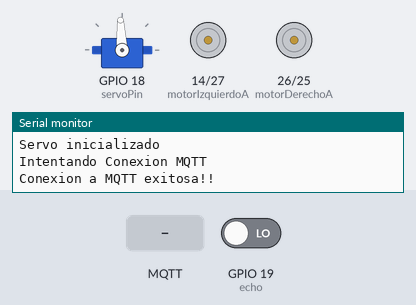
The program below on a simulated ESP32. Parts: servo, motor-driver pin pairs drawn as motors (green arrow = first pin HIGH = forward, orange = second pin HIGH = backward, longer = more drive, scaled by the enable pin), the last lines printed to the serial monitor. The inputs (shaded band) are chosen by the test bench; at power-on: GPIO 19 (echo) LOW. WiFi joins after 1.5 s; servers stay silent unless stated; random numbers use the default seed unless the program sets one; no MQTT or app messages arrive unless stated; servo pulses on a pin are drawn as a servo (544–2400 µs = 0–180°).

Above: at 7.7 s.
7.8 s: MQTT message "servo_" arrives on the first subscribed topic
At 9.6 s:
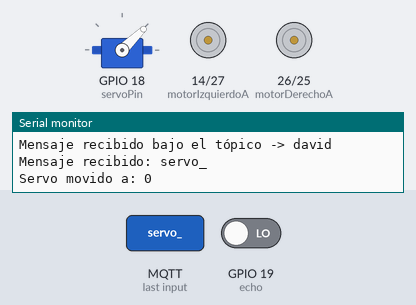
10.5 s: MQTT message "motor_" arrives on the first subscribed topic
13.2 s: MQTT message "adelante" arrives on the first subscribed topic
Timing chart, 0 to 16.2 s (numbered marks = the images above; inputs shaded):
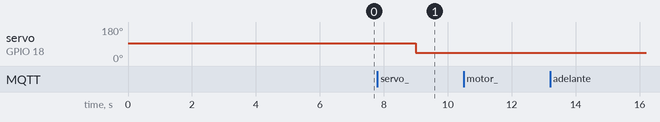

Measured:
- after the input at 7.8 s, servo on GPIO 18 (servoPin): 93° → 44° after 1.2 s

The program:

main.cpp
```cpp
#include <Arduino.h>
#include <WiFi.h>
#include <SPI.h>
#include <Wire.h>
#include <Adafruit_GFX.h>
#include <Adafruit_SSD1306.h>
#include <PubSubClient.h>
#include <ESP32Servo.h>

const int ledChannel =0;
const int ledChanne2 =1;

// Pines para los servos
const int servoPin = 18; // Primer servo
// Canales PWM
const int servoChannel = 2; // Canal exclusivo para el servo
const int servoFrequency = 50; // Frecuencia de 50 Hz para servos
const int servoResolution = 16; // Resolución de 16 bits

const int frequency = 5000;
const int resolution = 8;

int ultimo_estado = LOW;
volatile bool cambio_pendiente = false; // Bandera para indicar cambio de dirección
bool sentido = true;
const byte motorIzquierdoA = 14;
const byte motorIzquierdoB = 27;

const byte enableIzquierdoA = 12;


const byte motorDerechoA = 26;
const byte motorDerechoB = 25;

const byte enableDerechoB = 13;

const byte trigg = 4;
const byte echo =  19;

int velocidad= 0;

byte velocidad_inicial = 35;
byte velocidad_maxima = 255;
int angle = 0;


Servo mi_servo;
Servo mi_servo2;
const byte ang_max = 161;
const byte ang_min = 0;

#define SCREEN_WIDTH 128 // Ancho del display en píxeles
#define SCREEN_HEIGHT 64  // Alto del display en píxeles

Adafruit_SSD1306 display(SCREEN_WIDTH, SCREEN_HEIGHT, &Wire, -1);

const char* ssid = "Totalplay-39A6";
//Montse Movis
//BUAP_Estudiantes
//Totalplay-39A6
const char* password = "39A6D7838DkTTB22";
//f85ac21de4
//39A6D7838DkTTB22
//montse1234
const char* mqtt_server = "broker.emqx.io";
const int mqtt_port = 1883;
const char* mqtt_user = "";
const char* mqtt_pass = "";
WiFiClient espClient;
PubSubClient client(espClient);

void moverAtras(byte vel);
void moverAdelante(byte vel);
void controlMotor(byte dirA, byte dirB, byte enablePin, bool sentido, byte vel);
void girarDerecho(byte vel);
void apagarMotor(byte dirA, byte dirB, byte enablePin);
void girarIzquierdo(byte vel);
void detener(byte vel);
bool esDireccionOpuesta(String actual, String nueva);
void writeServoAngle(int angle);
int mide_distancia();
void gatillo();

String ultimaDireccion = "adelante"; // Variable para almacenar la última dirección
void callback(char* topic, byte* payload, unsigned int length) {
    String message = "";
    for (int i = 0; i < length; i++) {
        message += (char)payload[i];
    }

    Serial.print("Mensaje recibido bajo el tópico -> ");
    Serial.println(topic);
    Serial.print("Mensaje recibido: ");
    Serial.println(message);

  // Verificar distancia antes de permitir avanzar
    int distancia = mide_distancia(); // Mide la distancia al recibir un comando
    if (distancia <= 20 && message == "adelante") {
        // Publicar alerta en el tópico `david`
        client.publish("david", "Obstáculo detectado, movimiento bloqueado");
        Serial.println("Obstáculo detectado, movimiento hacia adelante bloqueado");

        // Detener el motor
        apagarMotor(motorDerechoA, motorDerechoB, ledChanne2); // Detener motor derecho
        apagarMotor(motorIzquierdoA, motorIzquierdoB, ledChannel); // Detener motor izquierdo

        return; // Salir sin ejecutar el comando de avance
    }

      if (message.startsWith("servo_")) {
        int angle = message.substring(6).toInt(); // Extraer el ángulo después de "servo_"
        if (angle >= 0 && angle <= 180) {
                writeServoAngle(angle);
            Serial.print("Servo movido a: ");
            Serial.println(angle);
        } else {
            Serial.println("Ángulo fuera de rango para el servo");
        }
        return; // Salir porque ya se manejó el comando
    }
    else if (message.startsWith("motor_")) {
     String command = message.substring(6); // Extrae el comando después de "motor_"

    if (command == "stop") {
        ultimaDireccion = "stop";
        detener(30);
        Serial.println("El carro se detuvo");
    }

    if (esDireccionOpuesta(ultimaDireccion, command)) {
    detener(0);  // Detener todos los motores
    delay(200);  // Pausa breve antes de cambiar dirección
    }
    if (command == "adelante") {
        ultimaDireccion = "adelante";
        moverAdelante(velocidad);
        Serial.println("Moviendo hacia adelante");
    } else if (command == "atras") {
        ultimaDireccion = "atras";
        moverAtras(velocidad);
        Serial.println("Moviendo hacia atrás");
    } else if (command == "derecha") {
        ultimaDireccion = "derecha";
        girarDerecho(velocidad);
        Serial.println("Girando a la derecha");
    }
    else if (command == "izquierda") {
        ultimaDireccion = "izquierda";
        girarDerecho(velocidad);
        Serial.println("Girando a la izquierda");
    }  else {
        int value = command.toInt();
        if (value >= 0 && value <= 255) {
            velocidad = value;
            Serial.print("Velocidad ajustada a: ");
            Serial.println(velocidad);

            if (ultimaDireccion == "adelante") {
                moverAdelante(velocidad);
            } else if (ultimaDireccion == "atras") {
                moverAtras(velocidad);
            } else if (ultimaDireccion == "derecha") {
                girarDerecho(velocidad);
            }
             else if (ultimaDireccion == "izquierda") {
                girarIzquierdo(velocidad);
            }
        } else {
            Serial.println("Mensaje desconocido o fuera de rango");
        }
    }
}
}

void reconnect() {
    Serial.println("Intentando Conexion MQTT");

    String clientId = "puntaje";
    clientId = clientId + String(random(0xffff), HEX);

    if (client.connect(clientId.c_str(), mqtt_user, mqtt_pass)) {
        Serial.println("Conexion a MQTT exitosa!!");
        client.publish("david", "primer mensaje");
        client.publish("servo/david", "primer mensaje");
        client.subscribe("david");
        client.subscribe("servo/david");
    } else {
        Serial.println("Fallo la conexion");
        Serial.print(client.state());
        Serial.print("Se intentara de nuevo en 5 segundos");
        delay(5000);
    }
}

void setup_wifi() {
    Serial.println("");
    Serial.print("Conectando a ->");
    Serial.println(ssid);
    WiFi.begin(ssid, password);
    while (WiFi.status() != WL_CONNECTED) {
        Serial.print(".");
        delay(500);
    }
    Serial.println("");
    Serial.println("Conexion exitosa");
    Serial.print("Mi ip es ->");
    Serial.println(WiFi.localIP());
}

void setup() {
    Serial.begin(115200);
    setup_wifi();
    delay(5000);

    client.setServer(mqtt_server, mqtt_port);
    client.setCallback(callback);

   // Configuración del PWM para el servo
    ledcSetup(servoChannel, servoFrequency, servoResolution);
    ledcAttachPin(servoPin, servoChannel);

    // Mueve el servo al centro
    writeServoAngle(90);
    Serial.println("Servo inicializado");

  pinMode(motorDerechoA,OUTPUT);
  pinMode(motorDerechoB,OUTPUT);
  pinMode(motorIzquierdoA,OUTPUT);
  pinMode(motorIzquierdoB,OUTPUT);

    ledcSetup(ledChannel, frequency, resolution);  // Canal 0 para Motor 1
    ledcSetup(ledChanne2, frequency, resolution);  // Canal 1 para Motor 2

ledcAttachPin(enableIzquierdoA, ledChannel);
ledcAttachPin(enableDerechoB, ledChanne2);


}

void loop() {
 if (!client.connected()) {
        reconnect();
    }
    client.loop();
}


void moverAtras(byte vel) {
    controlMotor(motorIzquierdoA, motorIzquierdoB, ledChannel, false, vel);
    controlMotor(motorDerechoA, motorDerechoB, ledChanne2, false, vel);
}
void moverAdelante(byte vel) {
    controlMotor(motorIzquierdoA, motorIzquierdoB, ledChannel, true, vel);
    controlMotor(motorDerechoA, motorDerechoB, ledChanne2, true, vel);
}
void controlMotor(byte dirA, byte dirB, byte enablePin, bool sentido, byte vel) {
    if (sentido) {
        digitalWrite(dirA, HIGH);
        digitalWrite(dirB, LOW);
    } else {
        digitalWrite(dirA, LOW);
        digitalWrite(dirB, HIGH);
    }
    ledcWrite(enablePin, vel); // Control de velocidad mediante PWM
}

void girarDerecho(byte vel) {
    // Encender motores A y D
    controlMotor(motorIzquierdoA, motorIzquierdoB, ledChannel, true, vel);  // Motor A (izquierda)
    // Apagar los demás motores
    apagarMotor(motorDerechoA, motorDerechoB, ledChanne2); // Motor B
}

void girarIzquierdo(byte vel) {
    // Encender motores B y C
    controlMotor(motorDerechoA, motorDerechoB, ledChanne2, true, vel);  // Motor B

    // Apagar los demás motores
    apagarMotor(motorIzquierdoA, motorIzquierdoB, ledChannel); // Motor A
}
void detener(byte vel) {
    // Apagar los demás motores
    apagarMotor(motorDerechoA, motorDerechoB, ledChanne2); // Motor B

    apagarMotor(motorIzquierdoA, motorIzquierdoB, ledChannel); // Motor A

}

void apagarMotor(byte dirA, byte dirB, byte enablePin) {
    digitalWrite(dirA, LOW);  // Desactivar dirección
    digitalWrite(dirB, LOW);  // Desactivar dirección opuesta
    ledcWrite(enablePin, 0);  // Detener PWM en el pin enable
}

bool esDireccionOpuesta(String actual, String nueva) {
     if ((actual == "adelante" && nueva == "atras") ||
        (actual == "atras" && nueva == "adelante") ||
        (actual == "izquierda" && nueva == "derecha") ||
        (actual == "derecha" && nueva == "izquierda")) {
        return true;
    }
    return false;
}


void writeServoAngle(int angle) {
    // Convierte el ángulo (0-180) al pulso PWM en µs
    int dutyCycle = map(angle, 0, 180, 1000 * pow(2, servoResolution) / 20000, 2000 * pow(2, servoResolution) / 20000);
    ledcWrite(servoChannel, dutyCycle);
}

int mide_distancia(){
  gatillo();
  long tiempo = pulseIn(echo, HIGH);
  int distancia = tiempo /58;
  delay(200);
  return distancia;
}
void gatillo(){
  digitalWrite(trigg,HIGH);
  delayMicroseconds(10);
  digitalWrite(trigg,LOW);
}
```
